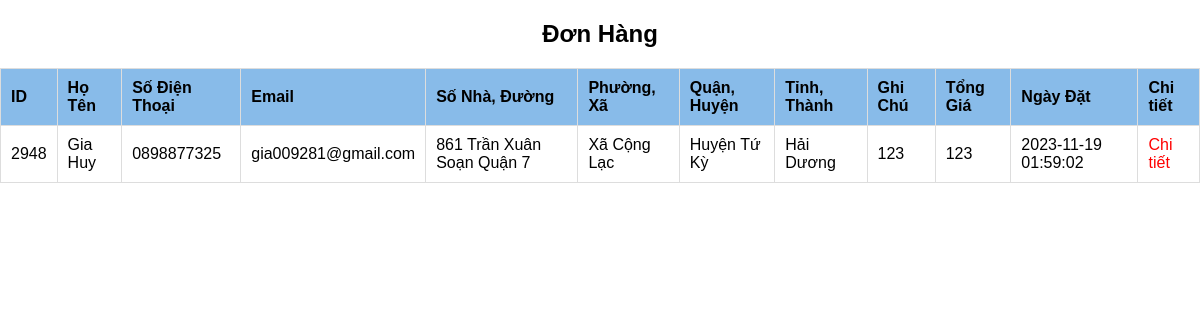
Before: /Manage/psorder.php (signed in) with the older database file.
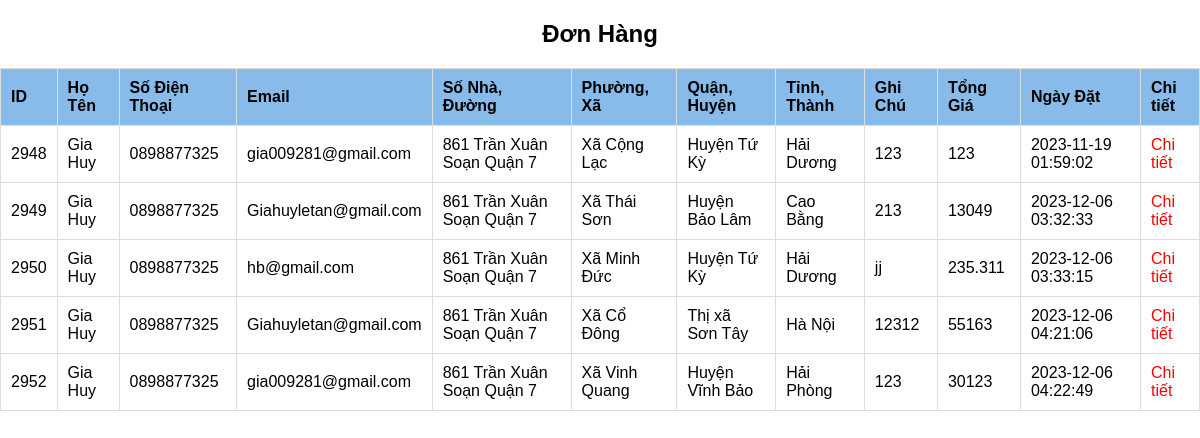
After: the same page with the newer database file.
### tables this page shows
CREATE TABLE `donhang` (
  `id` int(11) NOT NULL,
  `hoten` varchar(255) DEFAULT NULL,
  `sodienthoai` varchar(15) DEFAULT NULL,
  `email` varchar(255) DEFAULT NULL,
  `sonha_duong` varchar(255) DEFAULT NULL,
  `phuong_xa` varchar(100) DEFAULT NULL,
  `quan_huyen` varchar(100) DEFAULT NULL,
  `tinh_thanh` varchar(100) DEFAULT NULL,
  `ghichu` text DEFAULT NULL,
  `totalPrice` float DEFAULT NULL,
  `date` timestamp NOT NULL DEFAULT current_timestamp() ON UPDATE current_timestamp(),
  `id_nguoidung` int(11) DEFAULT NULL
);

### Manage/psorder.php (the view, shortened to what this page needs)
<?php
require_once('db_connection.php');
$user_id = isset($_SESSION['user_id']) ? $_SESSION['user_id'] : null;
$sql = "SELECT donhang.id, donhang.hoten, donhang.sodienthoai, donhang.email, donhang.sonha_duong, donhang.phuong_xa,
        donhang.quan_huyen, donhang.tinh_thanh, donhang.ghichu, donhang.totalPrice, donhang.date
        FROM donhang
        where donhang.id_nguoidung = ?;
        -- LEFT JOIN chitietdonhang ct ON donhang.id = ct.id_donhang
        -- join color c on c.id_color = ct.id_color
        -- join giohang gh on gh.id_color = c.id_color
        -- join login lg on lg.id = gh.nguoidung_id
        -- WHERE donhang.id_nguoidung = ?";
$stmt = $conn->prepare($sql);
$stmt->bind_param('i', $user_id);
$stmt->execute();
$result = $stmt->get_result();
?>
<!DOCTYPE html>
<html lang="en">
<head>
    <link rel="stylesheet" href="css/order.css">
</head>
<body>
    <div class="container">
        <h2>Đơn Hàng</h2>
        <table class="table">
            <thead>
                <tr>
                    <th>ID</th>
                    <th>Họ Tên</th>
                    <th>Số Điện Thoại</th>
                    <th>Email</th>
                    <th>Số Nhà, Đường</th>
                    <th>Phường, Xã</th>
                    <th>Quận, Huyện</th>
                    <th>Tỉnh, Thành</th>
                    <th>Ghi Chú</th>
                    <th>Tổng Giá</th>
                    <th>Ngày Đặt</th>
                    <th>Chi tiết</th>
                </tr>
            </thead>
            <tbody>
                <?php
                if ($result->num_rows > 0) {
                    while ($row = $result->fetch_assoc()) {
                        echo "<tr>";
                        echo "<td>{$row['id']}</td>";
                        echo "<td>{$row['hoten']}</td>";
                        echo "<td>{$row['sodienthoai']}</td>";
                        echo "<td>{$row['email']}</td>";
                        echo "<td>{$row['sonha_duong']}</td>";
                        echo "<td>{$row['phuong_xa']}</td>";
                        echo "<td>{$row['quan_huyen']}</td>";
                        echo "<td>{$row['tinh_thanh']}</td>";
                        echo "<td>{$row['ghichu']}</td>";
                        echo "<td>{$row['totalPrice']}</td>";
                        echo "<td>{$row['date']}</td>";
                        echo "<td><a href='chitiet.php?id={$row['id']}'>Chi tiết</a></td>";
                        echo "</tr>";
                    }
                } else {
                    echo "<tr><td colspan='12'>Không có đơn hàng nào.</td></tr>";
                }
                ?>
            </tbody>
        </table>
    </div>
</body>
</html>

### Manage/css/order.css (style rules this page uses)
body { font-family: Arial, sans-serif; margin: 20px; }
h2 { text-align:center; }
table { width: 100%; border-collapse: collapse; margin-top: 20px; }
table, th, td { border: 1px solid #ddd; }
th, td { padding: 10px; text-align: left; }
th { background-color: rgb(136, 187, 233); }

### Manage/psorder.php (style rules this page uses)
body { margin: 0; }
a { text-decoration: none; color: red; }

Changed rows visible on the page:
added donhang: id "2949", hoten "Gia Huy", sodienthoai "0898877325", email "Giahuyletan@gmail.com", sonha_duong "861 Trần Xuân Soạn Quận 7", phuong_xa "Xã Thái Sơn", quan_huyen "Huyện Bảo Lâm", tinh_thanh "Cao Bằng", ghichu "213", totalPrice "13049", date "2023-12-06 03:32:33"
added donhang: id "2950", hoten "Gia Huy", sodienthoai "0898877325", email "hb@gmail.com", sonha_duong "861 Trần Xuân Soạn Quận 7", phuong_xa "Xã Minh Đức", quan_huyen "Huyện Tứ Kỳ", tinh_thanh "Hải Dương", ghichu "jj", totalPrice "235.311", date "2023-12-06 03:33:15"
added donhang: id "2951", hoten "Gia Huy", sodienthoai "0898877325", email "Giahuyletan@gmail.com", sonha_duong "861 Trần Xuân Soạn Quận 7", phuong_xa "Xã Cổ Đông", quan_huyen "Thị xã Sơn Tây", tinh_thanh "Hà Nội", ghichu "12312", totalPrice "55163", date "2023-12-06 04:21:06"
added donhang: id "2952", hoten "Gia Huy", sodienthoai "0898877325", email "gia009281@gmail.com", sonha_duong "861 Trần Xuân Soạn Quận 7", phuong_xa "Xã Vinh Quang", quan_huyen "Huyện Vĩnh Bảo", tinh_thanh "Hải Phòng", ghichu "123", totalPrice "30123", date "2023-12-06 04:22:49"
